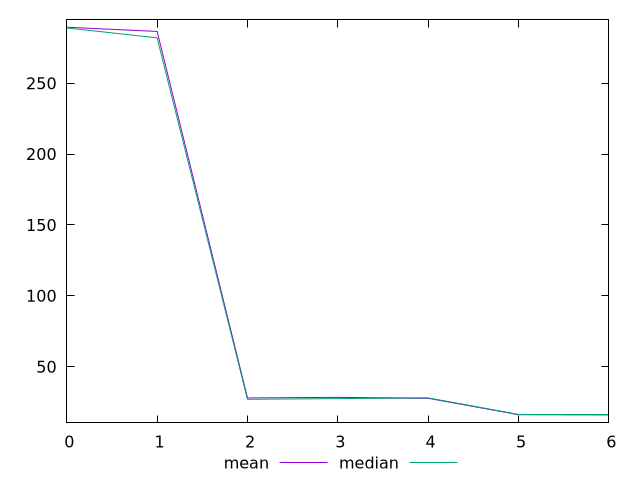

This chart was generated by the following gnuplot code:
$_mean <<EOF
0 289.49999999999983
1 286.5399999999999
2 27.95
3 28.38
4 27.705
5 16.13
6 16
EOF
$_median <<EOF
0 289
1 282
2 27
3 27.5
4 28
5 16
6 16
EOF
set key outside below
set terminal pngcairo
set output "report_00006_2020-11-02T20-21-41.718Z/max-potential-fid/progession_mean_median.png"
set yrange [10.530000000000003:294.9699999999998]
plot $_mean title "mean" with line ,$_median title "median" with line ,
